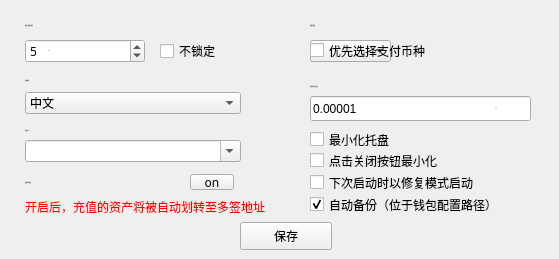
       <widget class="QWidget" name="page">
        <widget class="QToolButton" name="saveBtn">
         <property name="geometry">
          <rect>
           <x>240</x>
           <y>222</y>
           <width>92</width>
           <height>28</height>
          </rect>
         </property>
         <property name="font">
          <font>
           <family>微软雅黑</family>
          </font>
         </property>
         <property name="cursor">
          <cursorShape>PointingHandCursor</cursorShape>
         </property>
         <property name="focusPolicy">
          <enum>Qt::NoFocus</enum>
         </property>
         <property name="styleSheet">
          <string notr="true"/>
         </property>
         <property name="text">
          <string>保存</string>
         </property>
        </widget>
        <widget class="QLabel" name="label_2">
         <property name="geometry">
          <rect>
           <x>25</x>
           <y>10</y>
           <width>131</width>
           <height>31</height>
          </rect>
         </property>
         <property name="font">
          <font>
           <family>微软雅黑</family>
           <pointsize>-1</pointsize>
           <weight>50</weight>
           <italic>false</italic>
           <bold>false</bold>
          </font>
         </property>
         <property name="styleSheet">
          <string notr="true">QLabel{color: rgb(80,80,80);
font: 11px &quot;微软雅黑&quot;;}</string>
         </property>
         <property name="text">
          <string>钱包自动锁定时间</string>
         </property>
         <property name="alignment">
          <set>Qt::AlignLeading|Qt::AlignLeft|Qt::AlignVCenter</set>
         </property>
        </widget>
        <widget class="QComboBox" name="languageComboBox">
         <property name="geometry">
          <rect>
           <x>25</x>
           <y>92</y>
           <width>216</width>
           <height>22</height>
          </rect>
         </property>
         <property name="font">
          <font>
           <family>微软雅黑</family>
          </font>
         </property>
         <property name="focusPolicy">
          <enum>Qt::NoFocus</enum>
         </property>
         <property name="styleSheet">
          <string notr="true"/>
         </property>
         <item>
          <property name="text">
           <string>中文</string>
          </property>
         </item>
         <item>
          <property name="text">
           <string>English</string>
          </property>
         </item>
        </widget>
        <widget class="QCheckBox" name="nolockCheckBox">
         <property name="geometry">
          <rect>
           <x>160</x>
           <y>39</y>
           <width>80</width>
           <height>24</height>
          </rect>
         </property>
         <property name="font">
          <font>
           <family>微软雅黑</family>
           <pointsize>9</pointsize>
          </font>
         </property>
         <property name="cursor">
          <cursorShape>PointingHandCursor</cursorShape>
         </property>
         <property name="focusPolicy">
          <enum>Qt::NoFocus</enum>
         </property>
         <property name="text">
          <string>不锁定</string>
         </property>
        </widget>
        <widget class="QSpinBox" name="lockTimeSpinBox">
         <property name="geometry">
          <rect>
           <x>25</x>
           <y>39</y>
           <width>120</width>
           <height>24</height>
          </rect>
         </property>
         <property name="font">
          <font>
           <family>微软雅黑</family>
          </font>
         </property>
         <property name="focusPolicy">
          <enum>Qt::StrongFocus</enum>
         </property>
         <property name="styleSheet">
          <string notr="true"/>
         </property>
         <property name="readOnly">
          <bool>false</bool>
         </property>
         <property name="minimum">
          <number>0</number>
         </property>
         <property name="maximum">
          <number>60</number>
         </property>
         <property name="value">
          <number>5</number>
         </property>
        </widget>
        <widget class="QLabel" name="label_6">
         <property name="geometry">
          <rect>
           <x>25</x>
           <y>70</y>
           <width>101</width>
           <height>20</height>
          </rect>
         </property>
         <property name="font">
          <font>
           <family>微软雅黑</family>
           <pointsize>-1</pointsize>
           <weight>50</weight>
           <italic>false</italic>
           <bold>false</bold>
          </font>
         </property>
         <property name="styleSheet">
          <string notr="true">QLabel{color: rgb(80,80,80);
font: 11px &quot;微软雅黑&quot;;}</string>
         </property>
         <property name="text">
          <string>界面语言</string>
         </property>
         <property name="alignment">
          <set>Qt::AlignLeading|Qt::AlignLeft|Qt::AlignVCenter</set>
         </property>
        </widget>
        <widget class="QLabel" name="label_3">
         <property name="geometry">
          <rect>
           <x>48</x>
           <y>42</y>
           <width>31</width>
           <height>16</height>
          </rect>
         </property>
         <property name="font">
          <font>
           <family>微软雅黑</family>
           <pointsize>-1</pointsize>
           <weight>50</weight>
           <italic>false</italic>
           <bold>false</bold>
          </font>
         </property>
         <property name="styleSheet">
          <string notr="true">QLabel{color: rgb(80,80,80);
font: 9px &quot;微软雅黑&quot;;}</string>
         </property>
         <property name="text">
          <string>min</string>
         </property>
        </widget>
        <widget class="QCheckBox" name="minimizeCheckBox">
         <property name="geometry">
          <rect>
           <x>310</x>
           <y>129</y>
           <width>240</width>
           <height>21</height>
          </rect>
         </property>
         <property name="font">
          <font>
           <family>微软雅黑</family>
           <pointsize>9</pointsize>
          </font>
         </property>
         <property name="cursor">
          <cursorShape>PointingHandCursor</cursorShape>
         </property>
         <property name="focusPolicy">
          <enum>Qt::NoFocus</enum>
         </property>
         <property name="text">
          <string>最小化托盘</string>
         </property>
        </widget>
        <widget class="QCheckBox" name="closeCheckBox">
         <property name="geometry">
          <rect>
           <x>310</x>
           <y>150</y>
           <width>240</width>
           <height>21</height>
          </rect>
         </property>
         <property name="font">
          <font>
           <family>微软雅黑</family>
           <pointsize>9</pointsize>
          </font>
         </property>
         <property name="cursor">
          <cursorShape>PointingHandCursor</cursorShape>
         </property>
         <property name="focusPolicy">
          <enum>Qt::NoFocus</enum>
         </property>
         <property name="text">
          <string>点击关闭按钮最小化</string>
         </property>
        </widget>
        <widget class="QCheckBox" name="resyncCheckBox">
         <property name="geometry">
          <rect>
           <x>310</x>
           <y>172</y>
           <width>240</width>
           <height>21</height>
          </rect>
         </property>
         <property name="font">
          <font>
           <family>微软雅黑</family>
           <pointsize>9</pointsize>
          </font>
         </property>
         <property name="cursor">
          <cursorShape>PointingHandCursor</cursorShape>
         </property>
         <property name="focusPolicy">
          <enum>Qt::NoFocus</enum>
         </property>
         <property name="text">
          <string>下次启动时以修复模式启动</string>
         </property>
        </widget>
        <widget class="QLabel" name="label_4">
         <property name="geometry">
          <rect>
           <x>310</x>
           <y>10</y>
           <width>200</width>
           <height>31</height>
          </rect>
         </property>
         <property name="font">
          <font>
           <family>微软雅黑</family>
           <pointsize>-1</pointsize>
           <weight>50</weight>
           <italic>false</italic>
           <bold>false</bold>
          </font>
         </property>
         <property name="styleSheet">
          <string notr="true">QLabel{color: rgb(80,80,80);
font: 11px &quot;微软雅黑&quot;;}</string>
         </property>
         <property name="text">
          <string>手续费币种</string>
         </property>
         <property name="alignment">
          <set>Qt::AlignLeading|Qt::AlignLeft|Qt::AlignVCenter</set>
         </property>
        </widget>
        <widget class="QLabel" name="unitLabel2">
         <property name="geometry">
          <rect>
           <x>495</x>
           <y>98</y>
           <width>35</width>
           <height>20</height>
          </rect>
         </property>
         <property name="font">
          <font>
           <family>微软雅黑</family>
           <pointsize>-1</pointsize>
           <weight>50</weight>
           <italic>false</italic>
           <bold>false</bold>
          </font>
         </property>
         <property name="styleSheet">
          <string notr="true">QLabel{color: rgb(80,80,80);
font: 9px &quot;微软雅黑&quot;;}</string>
         </property>
         <property name="text">
          <string>XWC</string>
         </property>
        </widget>
        <widget class="QLineEdit" name="contractFeeLineEdit">
         <property name="geometry">
          <rect>
           <x>310</x>
           <y>96</y>
           <width>221</width>
           <height>25</height>
          </rect>
         </property>
         <property name="cursor">
          <cursorShape>IBeamCursor</cursorShape>
         </property>
         <property name="contextMenuPolicy">
          <enum>Qt::DefaultContextMenu</enum>
         </property>
         <property name="text">
          <string>0.00001</string>
         </property>
         <property name="maxLength">
          <number>20</number>
         </property>
         <property name="readOnly">
          <bool>false</bool>
         </property>
        </widget>
        <widget class="QComboBox" name="comboBox_fee">
         <property name="geometry">
          <rect>
           <x>310</x>
           <y>40</y>
           <width>81</width>
           <height>22</height>
          </rect>
         </property>
        </widget>
        <widget class="QLabel" name="label_10">
         <property name="geometry">
          <rect>
           <x>25</x>
           <y>172</y>
           <width>140</width>
           <height>20</height>
          </rect>
         </property>
         <property name="font">
          <font>
           <family>微软雅黑</family>
           <pointsize>-1</pointsize>
           <weight>50</weight>
           <italic>false</italic>
           <bold>false</bold>
          </font>
         </property>
         <property name="styleSheet">
          <string notr="true">QLabel{color: rgb(80,80,80);
font: 11px &quot;微软雅黑&quot;;}</string>
         </property>
         <property name="text">
          <string>充值自动划转</string>
         </property>
         <property name="alignment">
          <set>Qt::AlignLeading|Qt::AlignLeft|Qt::AlignVCenter</set>
         </property>
        </widget>
        <widget class="QToolButton" name="depositBtn">
         <property name="geometry">
          <rect>
           <x>190</x>
           <y>174</y>
           <width>44</width>
           <height>16</height>
          </rect>
         </property>
         <property name="font">
          <font>
           <family>微软雅黑</family>
          </font>
         </property>
         <property name="cursor">
          <cursorShape>PointingHandCursor</cursorShape>
         </property>
         <property name="focusPolicy">
          <enum>Qt::NoFocus</enum>
         </property>
         <property name="styleSheet">
          <string notr="true"/>
         </property>
         <property name="text">
          <string>on</string>
         </property>
         <property name="toolButtonStyle">
          <enum>Qt::ToolButtonTextBesideIcon</enum>
         </property>
        </widget>
        <widget class="QLabel" name="label_5">
         <property name="geometry">
          <rect>
           <x>310</x>
           <y>76</y>
           <width>221</width>
           <height>20</height>
          </rect>
         </property>
         <property name="font">
          <font>
           <family>微软雅黑</family>
           <pointsize>-1</pointsize>
           <weight>50</weight>
           <italic>false</italic>
           <bold>false</bold>
          </font>
         </property>
         <property name="styleSheet">
          <string notr="true">QLabel{color: rgb(80,80,80);
font: 11px &quot;微软雅黑&quot;;}</string>
         </property>
         <property name="text">
          <string>单步合约执行费用</string>
         </property>
         <property name="alignment">
          <set>Qt::AlignLeading|Qt::AlignLeft|Qt::AlignVCenter</set>
         </property>
        </widget>
        <widget class="QCheckBox" name="feeCheckBox">
         <property name="geometry">
          <rect>
           <x>310</x>
           <y>40</y>
           <width>151</width>
           <height>21</height>
          </rect>
         </property>
         <property name="font">
          <font>
           <family>微软雅黑</family>
           <pointsize>9</pointsize>
          </font>
         </property>
         <property name="cursor">
          <cursorShape>PointingHandCursor</cursorShape>
         </property>
         <property name="focusPolicy">
          <enum>Qt::NoFocus</enum>
         </property>
         <property name="text">
          <string>优先选择支付币种</string>
         </property>
        </widget>
        <widget class="QLabel" name="label_autotip">
         <property name="geometry">
          <rect>
           <x>25</x>
           <y>192</y>
           <width>261</width>
           <height>30</height>
          </rect>
         </property>
         <property name="styleSheet">
          <string notr="true">color: rgb(255, 0, 0);
font: 11px &quot;微软雅黑&quot;;</string>
         </property>
         <property name="text">
          <string>开启后，充值的资产将被自动划转至多签地址</string>
         </property>
        </widget>
        <widget class="QLabel" name="label_14">
         <property name="geometry">
          <rect>
           <x>25</x>
           <y>120</y>
           <width>100</width>
           <height>20</height>
          </rect>
         </property>
         <property name="font">
          <font>
           <family>微软雅黑</family>
           <pointsize>-1</pointsize>
           <weight>50</weight>
           <italic>false</italic>
           <bold>false</bold>
          </font>
         </property>
         <property name="styleSheet">
          <string notr="true">QLabel{color: rgb(80,80,80);
font: 11px &quot;微软雅黑&quot;;}</string>
         </property>
         <property name="text">
          <string>中间件URL</string>
         </property>
         <property name="alignment">
          <set>Qt::AlignLeading|Qt::AlignLeft|Qt::AlignVCenter</set>
         </property>
        </widget>
        <widget class="QCheckBox" name="checkbox_AutoBackup">
         <property name="geometry">
          <rect>
           <x>310</x>
           <y>194</y>
           <width>240</width>
           <height>21</height>
          </rect>
         </property>
         <property name="font">
          <font>
           <family>微软雅黑</family>
           <pointsize>9</pointsize>
          </font>
         </property>
         <property name="cursor">
          <cursorShape>PointingHandCursor</cursorShape>
         </property>
         <property name="focusPolicy">
          <enum>Qt::NoFocus</enum>
         </property>
         <property name="text">
          <string>自动备份（位于钱包配置路径）</string>
         </property>
         <property name="checked">
          <bool>true</bool>
         </property>
        </widget>
        <widget class="QComboBox" name="middlewareCombobox">
         <property name="geometry">
          <rect>
           <x>25</x>
           <y>140</y>
           <width>216</width>
           <height>22</height>
          </rect>
         </property>
         <property name="font">
          <font>
           <family>微软雅黑</family>
          </font>
         </property>
         <property name="focusPolicy">
          <enum>Qt::ClickFocus</enum>
         </property>
         <property name="styleSheet">
          <string notr="true"/>
         </property>
         <property name="editable">
          <bool>true</bool>
         </property>
        </widget>
        <zorder>contractFeeLineEdit</zorder>
        <zorder>saveBtn</zorder>
        <zorder>label_2</zorder>
        <zorder>languageComboBox</zorder>
        <zorder>nolockCheckBox</zorder>
        <zorder>lockTimeSpinBox</zorder>
        <zorder>label_6</zorder>
        <zorder>label_3</zorder>
        <zorder>minimizeCheckBox</zorder>
        <zorder>closeCheckBox</zorder>
        <zorder>resyncCheckBox</zorder>
        <zorder>label_4</zorder>
        <zorder>unitLabel2</zorder>
        <zorder>comboBox_fee</zorder>
        <zorder>label_10</zorder>
        <zorder>depositBtn</zorder>
        <zorder>label_5</zorder>
        <zorder>feeCheckBox</zorder>
        <zorder>label_autotip</zorder>
        <zorder>label_14</zorder>
        <zorder>checkbox_AutoBackup</zorder>
        <zorder>middlewareCombobox</zorder>
       </widget>
